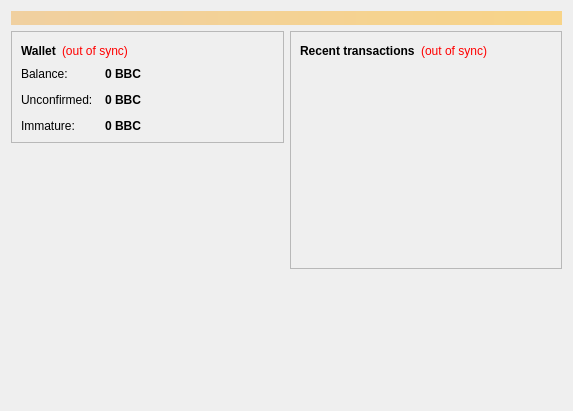
<?xml version="1.0" encoding="UTF-8"?>
<ui version="4.0">
 <class>OverviewPage</class>
 <widget class="QWidget" name="OverviewPage">
  <property name="geometry">
   <rect>
    <x>0</x>
    <y>0</y>
    <width>573</width>
    <height>411</height>
   </rect>
  </property>
  <property name="windowTitle">
   <string>Form</string>
  </property>
  <layout class="QVBoxLayout" name="topLayout">
   <item>
    <widget class="QLabel" name="labelAlerts">
     <property name="visible">
      <bool>false</bool>
     </property>
     <property name="styleSheet">
      <string notr="true">background-color: qlineargradient(x1: 0, y1: 0, x2: 1, y2: 0, stop:0 #F0D0A0, stop:1 #F8D488); color:#000000;</string>
     </property>
     <property name="wordWrap">
      <bool>true</bool>
     </property>
     <property name="margin">
      <number>3</number>
     </property>
    </widget>
   </item>
   <item>
    <layout class="QHBoxLayout" name="horizontalLayout" stretch="1,1">
     <item>
      <layout class="QVBoxLayout" name="verticalLayout_2">
       <item>
        <widget class="QFrame" name="frame">
         <property name="frameShape">
          <enum>QFrame::StyledPanel</enum>
         </property>
         <property name="frameShadow">
          <enum>QFrame::Raised</enum>
         </property>
         <layout class="QVBoxLayout" name="verticalLayout_4">
          <item>
           <layout class="QHBoxLayout" name="horizontalLayout_4">
            <item>
             <widget class="QLabel" name="label_5">
              <property name="font">
               <font>
                <weight>75</weight>
                <bold>true</bold>
               </font>
              </property>
              <property name="text">
               <string>Wallet</string>
              </property>
             </widget>
            </item>
            <item>
             <widget class="QLabel" name="labelWalletStatus">
              <property name="toolTip">
               <string>&lt;html&gt;&lt;head/&gt;&lt;body&gt;&lt;p&gt;The displayed information may be out of date. Your wallet automatically synchronizes with the BBC network after a connection is established, but this process has not completed yet.&lt;/p&gt;&lt;/body&gt;&lt;/html&gt;</string>
              </property>
              <property name="styleSheet">
               <string notr="true">QLabel { color: red; }</string>
              </property>
              <property name="text">
               <string notr="true">(out of sync)</string>
              </property>
              <property name="alignment">
               <set>Qt::AlignLeading|Qt::AlignLeft|Qt::AlignVCenter</set>
              </property>
             </widget>
            </item>
            <item>
             <spacer name="horizontalSpacer_2">
              <property name="orientation">
               <enum>Qt::Horizontal</enum>
              </property>
              <property name="sizeHint" stdset="0">
               <size>
                <width>40</width>
                <height>20</height>
               </size>
              </property>
             </spacer>
            </item>
           </layout>
          </item>
          <item>
           <layout class="QFormLayout" name="formLayout_2">
            <property name="fieldGrowthPolicy">
             <enum>QFormLayout::AllNonFixedFieldsGrow</enum>
            </property>
            <property name="horizontalSpacing">
             <number>12</number>
            </property>
            <property name="verticalSpacing">
             <number>12</number>
            </property>
            <item row="0" column="0">
             <widget class="QLabel" name="label">
              <property name="text">
               <string>Balance:</string>
              </property>
             </widget>
            </item>
            <item row="0" column="1">
             <widget class="QLabel" name="labelBalance">
              <property name="font">
               <font>
                <weight>75</weight>
                <bold>true</bold>
               </font>
              </property>
              <property name="cursor">
               <cursorShape>IBeamCursor</cursorShape>
              </property>
              <property name="toolTip">
               <string>Your current balance</string>
              </property>
              <property name="text">
               <string notr="true">0 BBC</string>
              </property>
              <property name="textInteractionFlags">
               <set>Qt::LinksAccessibleByMouse|Qt::TextSelectableByKeyboard|Qt::TextSelectableByMouse</set>
              </property>
             </widget>
            </item>
            <item row="1" column="0">
             <widget class="QLabel" name="label_3">
              <property name="text">
               <string>Unconfirmed:</string>
              </property>
             </widget>
            </item>
            <item row="1" column="1">
             <widget class="QLabel" name="labelUnconfirmed">
              <property name="font">
               <font>
                <weight>75</weight>
                <bold>true</bold>
               </font>
              </property>
              <property name="cursor">
               <cursorShape>IBeamCursor</cursorShape>
              </property>
              <property name="toolTip">
               <string>Total of transactions that have yet to be confirmed, and do not yet count toward the current balance</string>
              </property>
              <property name="text">
               <string notr="true">0 BBC</string>
              </property>
              <property name="textInteractionFlags">
               <set>Qt::LinksAccessibleByMouse|Qt::TextSelectableByKeyboard|Qt::TextSelectableByMouse</set>
              </property>
             </widget>
            </item>
            <item row="2" column="0">
             <widget class="QLabel" name="labelImmatureText">
              <property name="text">
               <string>Immature:</string>
              </property>
             </widget>
            </item>
            <item row="2" column="1">
             <widget class="QLabel" name="labelImmature">
              <property name="font">
               <font>
                <weight>75</weight>
                <bold>true</bold>
               </font>
              </property>
              <property name="toolTip">
               <string>Mined balance that has not yet matured</string>
              </property>
              <property name="text">
               <string notr="true">0 BBC</string>
              </property>
              <property name="textInteractionFlags">
               <set>Qt::LinksAccessibleByMouse|Qt::TextSelectableByKeyboard|Qt::TextSelectableByMouse</set>
              </property>
             </widget>
            </item>
           </layout>
          </item>
         </layout>
        </widget>
       </item>
       <item>
        <spacer name="verticalSpacer">
         <property name="orientation">
          <enum>Qt::Vertical</enum>
         </property>
         <property name="sizeHint" stdset="0">
          <size>
           <width>20</width>
           <height>40</height>
          </size>
         </property>
        </spacer>
       </item>
       <item>
        <widget class="QLabel" name="label_wallet_bgcoin">
         <property name="text">
          <string/>
         </property>
         <property name="pixmap">
          <pixmap resource="../bitcoin.qrc">:/icons/bitcoin</pixmap>
         </property>
         <property name="scaledContents">
          <bool>false</bool>
         </property>
         <property name="alignment">
          <set>Qt::AlignCenter</set>
         </property>
         <property name="margin">
          <number>-2</number>
         </property>
        </widget>
       </item>
      </layout>
     </item>
     <item>
      <layout class="QVBoxLayout" name="verticalLayout_3">
       <item>
        <widget class="QFrame" name="frame_2">
         <property name="frameShape">
          <enum>QFrame::StyledPanel</enum>
         </property>
         <property name="frameShadow">
          <enum>QFrame::Raised</enum>
         </property>
         <layout class="QVBoxLayout" name="verticalLayout">
          <item>
           <layout class="QHBoxLayout" name="horizontalLayout_2">
            <item>
             <widget class="QLabel" name="label_4">
              <property name="text">
               <string>&lt;b&gt;Recent transactions&lt;/b&gt;</string>
              </property>
             </widget>
            </item>
            <item>
             <widget class="QLabel" name="labelTransactionsStatus">
              <property name="toolTip">
               <string>&lt;html&gt;&lt;head/&gt;&lt;body&gt;&lt;p&gt;The displayed information may be out of date. Your wallet automatically synchronizes with the BBC network after a connection is established, but this process has not completed yet.&lt;/p&gt;&lt;/body&gt;&lt;/html&gt;</string>
              </property>
              <property name="styleSheet">
               <string notr="true">QLabel { color: red; }</string>
              </property>
              <property name="text">
               <string notr="true">(out of sync)</string>
              </property>
              <property name="alignment">
               <set>Qt::AlignRight|Qt::AlignTrailing|Qt::AlignVCenter</set>
              </property>
             </widget>
            </item>
            <item>
             <spacer name="horizontalSpacer">
              <property name="orientation">
               <enum>Qt::Horizontal</enum>
              </property>
              <property name="sizeHint" stdset="0">
               <size>
                <width>40</width>
                <height>20</height>
               </size>
              </property>
             </spacer>
            </item>
           </layout>
          </item>
          <item>
           <widget class="QListView" name="listTransactions">
            <property name="styleSheet">
             <string notr="true">QListView { background: transparent; }</string>
            </property>
            <property name="frameShape">
             <enum>QFrame::NoFrame</enum>
            </property>
            <property name="verticalScrollBarPolicy">
             <enum>Qt::ScrollBarAlwaysOff</enum>
            </property>
            <property name="horizontalScrollBarPolicy">
             <enum>Qt::ScrollBarAlwaysOff</enum>
            </property>
            <property name="selectionMode">
             <enum>QAbstractItemView::NoSelection</enum>
            </property>
           </widget>
          </item>
         </layout>
        </widget>
       </item>
       <item>
        <spacer name="verticalSpacer_2">
         <property name="orientation">
          <enum>Qt::Vertical</enum>
         </property>
         <property name="sizeHint" stdset="0">
          <size>
           <width>20</width>
           <height>40</height>
          </size>
         </property>
        </spacer>
       </item>
      </layout>
     </item>
    </layout>
   </item>
  </layout>
 </widget>
 <resources>
  <include location="../bitcoin.qrc"/>
 </resources>
 <connections/>
</ui>
